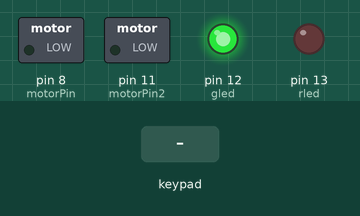
This sketch was run on a simulated Arduino Uno, built with avr-gcc and run on an emulated ATmega328P. Parts: switched loads named in the sketch (green lamp = pin HIGH), output pins drawn as LEDs (lit = HIGH). Wiring (inferred from the names in the program): 4×4 keypad with keys 1 2 3 A 4 5 6 B 7 8 9 C * 0 # D: rows A1, A0, pin 2, pin 3; columns pin 4, pin 5, pin 6, pin 7. The inputs (shaded band) are chosen by the test bench. Pins used as bus, display or sensor lines are not drawn; what the sketch prints to the serial monitor is not drawn.

Above: at 1.2 s.
1.3 s: keypad keys 1 2 3 4 # pressed 0.4 s apart
At 4.4 s:
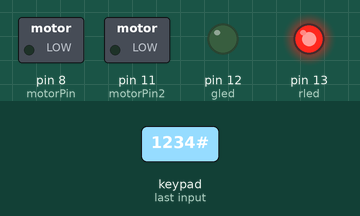
4.8 s: key 'B' pressed
At 5.8 s:
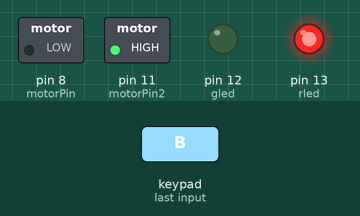
Timing chart, 0 to 8.6 s (numbered marks = the images above; inputs shaded):
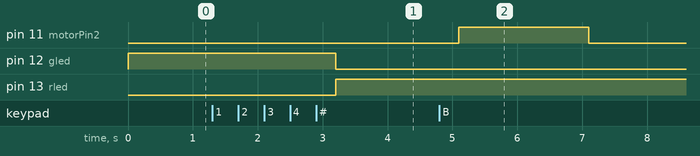

The sketch:

DigitalLock.ino
```cpp
#include <SoftwareSerial.h>
SoftwareSerial mySerial(9, 10); // RX, TX


//keypad
int row[]={A1,A0,2,3};// Defining row pins of keypad connected to Arduino pins
int col[]={4,5,6,7};//Defining column pins of keypad connected to Arduino
int i,j,count=1,key_id=0,flag,entry=0;// See About the Program
int col_scan;// Variable to identify a key press
char temp_press; // Variable to hold value of key press
char check[6],pass[6]; // See About the Program
int wrong = 0;

//LED
int rled = 13;
int gled = 12;

//motor
int motorPin = 8;
int motorPin2 = 11;

void setup()
{
  for(i=0;i<=3;i++)
  {
    pinMode(row[i],OUTPUT);
    pinMode(col[i],INPUT);
    digitalWrite(col[i],HIGH);
  }
  pinMode(rled,OUTPUT);
  pinMode(gled,OUTPUT);
Serial.begin(9600); // set the data rate for the SoftwareSerial port
mySerial.begin(9600);
pinMode(motorPin, OUTPUT);
pinMode(motorPin2, OUTPUT);
digitalWrite(gled,HIGH);
Serial.println("SET 5 Digit PASS");
}

/* Main Program Begins */

void loop()
{
  while(entry<=4)// Password Setting Loop begins
  {
    SetPassword();
  }
// Password Setting Loop Ends

  key_id=0;
if(wrong<3){
  keyscan(); // Scan for a Key Press

/* Actions on Key Press begins */

  if(key_id==1) // Condition to Check Key is Pressed
  {
    check[count]=temp_press;
    count++;

    /* Condition to Unlock Begins*/

    if(temp_press=='A')
    {
      checkPassword();
      if(flag==0)
      {
        digitalWrite(rled,LOW);
        digitalWrite(gled,HIGH);
        Serial.println();
        Serial.println("UNLOCKED");
        digitalWrite(motorPin,HIGH);
        delay(2000);
        digitalWrite(motorPin,LOW);
        wrong = 0;
      }
      else{
         Serial.println();
        Serial.println("WRONG PASSWORD");
        delay(200);
        Serial.println("LOCKED");

        wrong++;
        if(wrong>=3)
          Call();
      }
      count=1; // Resetting the counter variable
    }

    /* Condition to Unlock Ends*/

    /* Condition to Change Password Begins */

    else if(temp_press=='C')
    {
      checkPassword();
      if(flag==0)
      {
        digitalWrite(rled,LOW);
        digitalWrite(gled,HIGH);
        Serial.println();
        Serial.println("ENTER NEW PASS");
        key_id=0;
        entry=0;
        while(entry<=4)
          SetPassword();
      }
      else{
         Serial.println();
        Serial.println("WRONG PASSWORD");
      }
      count=1; // Resetting the counter variable
    }

    /* Condition to Change Password Ends */

    /* Condition to LOCK Begins*/

    else if(temp_press=='B')
    {
      digitalWrite(gled,LOW);
      digitalWrite(rled,HIGH);
       Serial.println();
      Serial.println("LOCKED");
       digitalWrite(motorPin2,HIGH);
       delay(2000);
       digitalWrite(motorPin2,LOW);

      count=1; // Resetting the counter variable
    }
/* Condition to LOCK Ends*/

  else if(temp_press=='D'){
    Serial.println();
    Serial.println("Sending password to registered Mobile no.");
    key_id = 0;
    count = 1;
    ForgotMessage();
  }
  }
  }
/* Actions on Key Press Ends*/
}

/* Main Program Ends */


void SetPassword() // Subroutine to SET User Defined Password
{
  keyscan();
  if(key_id==1)
  {
    if(temp_press=='A'||temp_press=='C'||temp_press=='B') // Condition to Check for an Invalid Keypress
    {
      Serial.println("INVALID KEYS");
      entry=0;
    }
    else
    {
      pass[entry]=temp_press;

    }
  }
  key_id=0;
  if(entry==5)
  {
    digitalWrite(gled,LOW);
    digitalWrite(rled,HIGH);
     Serial.println();
     Serial.write(13);
    Serial.println("PASSWORD SET & LOCKED");
  }
} // Subroutine to SET Password ENDS

char keyscan()// Subroutine to Scan Keypad for a Keypress
{
  for(i=0; i<=3; i++)
  {
    digitalWrite(row[0],HIGH);
    digitalWrite(row[1],HIGH);
    digitalWrite(row[2],HIGH);
    digitalWrite(row[3],HIGH);
    digitalWrite(row[i],LOW);
    for(j=0; j<=3; j++)
    {
      col_scan=digitalRead(col[j]);
      if(col_scan==LOW)
      {
        key_id=1;
        entry++;
        temp_press=keypress(i,j);
        Serial.print("X");
        delay(300);
        break;
      }
    }
  }
}// Subroutine to Scan Keypress Ends

char keypress(int i, int j) // Subroutine to Identify the value of Key pressed
{
  if(i==0&&j==0)
  {
    return('1');
  }
  else if(i==0&&j==1)
  {
    return('2');
  }
  else if(i==0&&j==2)
  {
    return('3');
  }
  else if(i==0&&j==3)
  {
    return('A');
  }
  else if(i==1&&j==0)
  {
    return('4');
  }
  else if(i==1&&j==1)
  {
    return('5');
  }
  else if(i==1&&j==2)
  {
    return('6');
  }
  else if(i==1&&j==3)
  {
    return('B');
  }
  else if(i==2&&j==0)
  {
    return('7');
  }
  else if(i==2&&j==1)
  {
    return('8');
  }
  else if(i==2&&j==2)
  {
    return('9');
  }
  else if(i==2&&j==3)
  {
    return('C');
  }
  else if(i==3&&j==0)
  {
    return('*');
  }
  else if(i==3&&j==1)
  {
    return('0');
  }
  else if(i==3&&j==2)
  {
    return('#');
  }
  else if(i==3&&j==3)
  {
    return('D');
  }
} // Subroutine to identify Keypress Ends

void checkPassword() // Subroutine to Check User Input Data with SET Password
{
  flag=0;
  for(i=1;i<=5&&flag==0;i++)
  {
    if(check[i]==pass[i])
      flag=0;
    else
      flag=1;

  }
} // Subroutine to check password ends


void Call(){
  Serial.println("Security Alert!!!");
  delay(200);
  mySerial.println("ATD9481241202;"); // ATDxxxxxxxxxx; -- watch out here for semicolon at the end!!
  delay(10000);
  Serial.println("Called ATD9481241202");
  AlertMessage();
}

void AlertMessage(){
  mySerial.println("AT+CMGF=1");    //Sets the GSM Module in Text Mode
  delay(1000);  // Delay of 1000 milli seconds or 1 second
  mySerial.println("AT+CMGS=\"+919481241202\"\r"); // Replace x with mobile number
  delay(1000);
  mySerial.println("Alert!!! Someone is trying to break the LOCK...");// The SMS text you want to send
  delay(100);
  mySerial.println((char)26);// ASCII code of CTRL+Z
  delay(1000);
}

void ForgotMessage(){
  mySerial.println("AT+CMGF=1");    //Sets the GSM Module in Text Mode
  delay(1000);  // Delay of 1000 milli seconds or 1 second
  mySerial.println("AT+CMGS=\"+919481241202\"\r"); // Replace x with mobile number
  delay(1000);
  mySerial.println("Your Requested Password...");
  for(i=1; i<=5; i++)
    mySerial.print(pass[i]);
  mySerial.println();// The SMS text you want to send
  delay(100);
  mySerial.println((char)26);// ASCII code of CTRL+Z
  delay(1000);
}
```

Measured:
- after the input at 1.3 s, pin 12 (gled): HIGH → LOW after 1.9 s; pin 13 (rled): LOW → HIGH after 1.9 s
- after the input at 4.8 s, pin 11 (motorPin2): LOW → HIGH after 0.30 s, → LOW 2.0 s later
